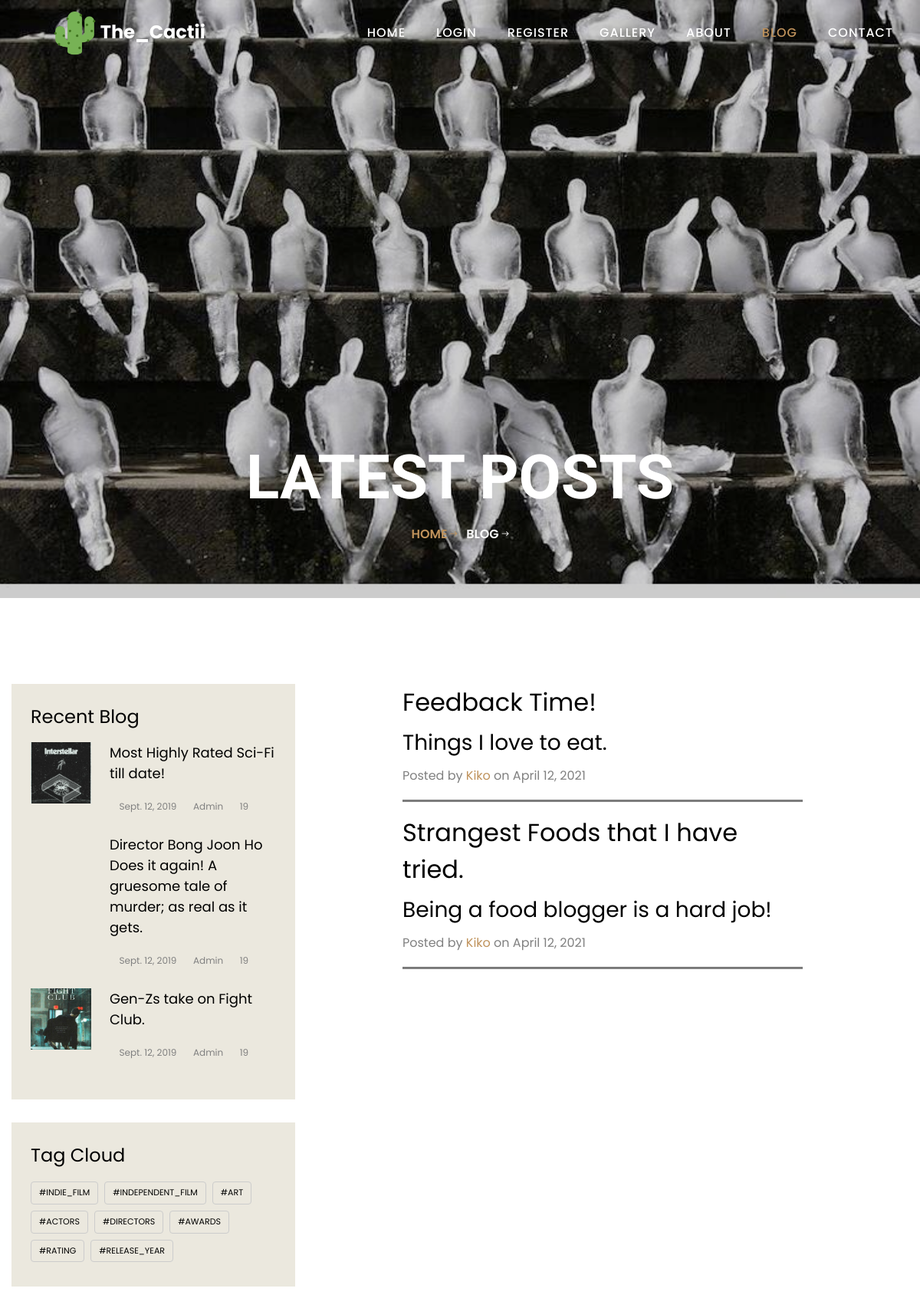
/blog, run on an earlier commit of the app's database.
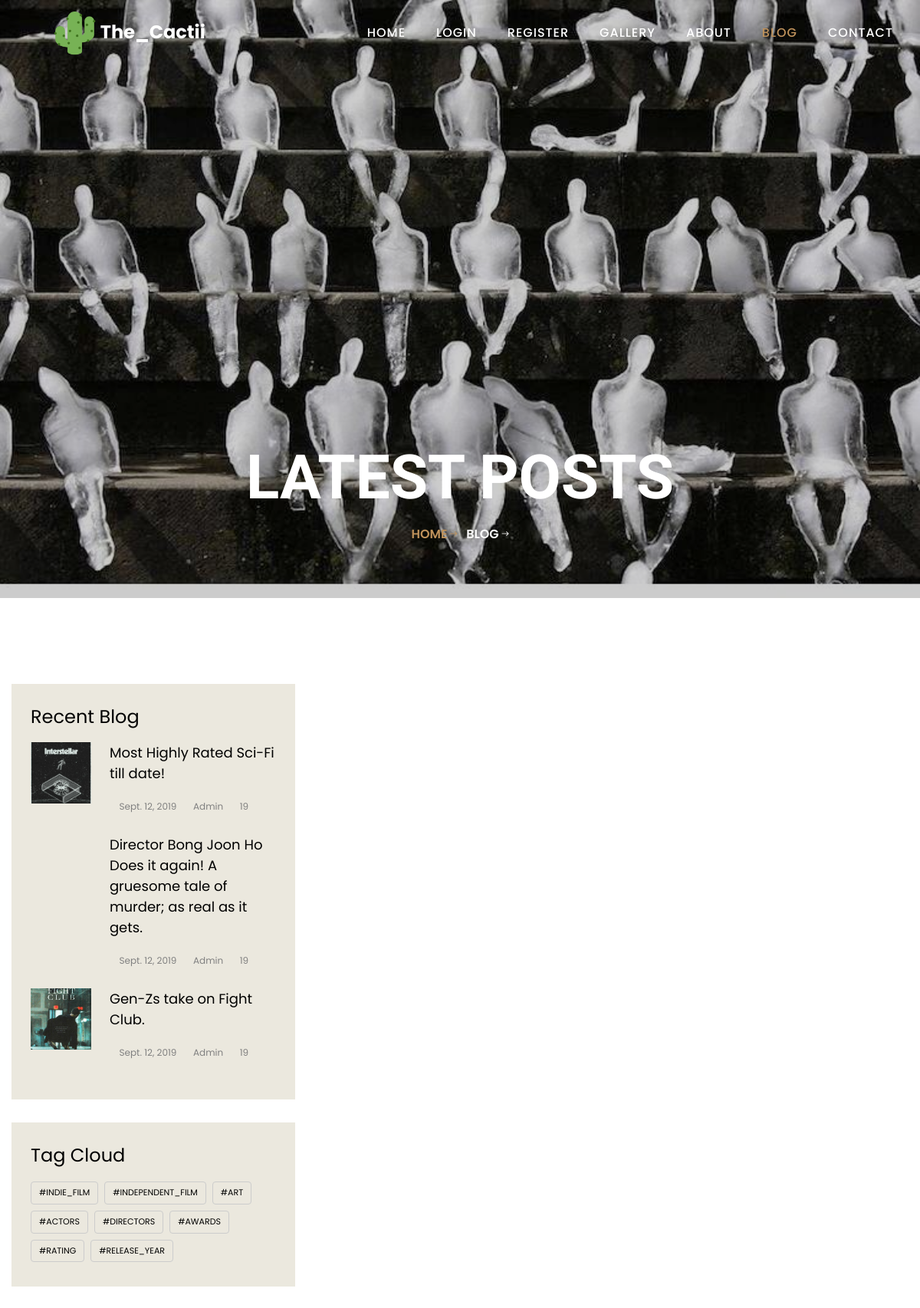
And on a later commit of the database.
### main.py (models this page shows)
class BlogPost(db.Model):
    __tablename__ = "blog_posts"
    id = db.Column(db.Integer, primary_key=True)
    author_id = db.Column(db.Integer, db.ForeignKey("users.id"))
    author = relationship("User", back_populates="posts")
    comments = relationship("Comment", back_populates="parent_post")
    title = db.Column(db.String(250), unique=True, nullable=False)
    subtitle = db.Column(db.String(250), nullable=False)
    date = db.Column(db.String(250), nullable=False)
    body = db.Column(db.Text, nullable=False)
    img_url = db.Column(db.String(250), nullable=False)

class User(UserMixin, db.Model):
    __tablename__ = "users"
    id = db.Column(db.Integer, primary_key=True)
    email = db.Column(db.String(100), unique=True)
    password = db.Column(db.String(100))
    name = db.Column(db.String(100))
    posts = relationship("BlogPost", back_populates="author")
    comments = relationship("Comment", back_populates="comment_author")

### main.py (the view)
@app.route('/blog')
def blog_page():
    posts = BlogPost.query.all()
    return render_template("blog.html", all_posts=posts, current_user=current_user)

### templates/blog.html (shortened to what this page needs)
<!DOCTYPE html>
<html lang="en">
<head>
  <link rel="stylesheet" href="static/css/open-iconic-bootstrap.min.css">
  <link rel="stylesheet" href="static/css/animate.css">
  <link rel="stylesheet" href="static/css/owl.carousel.min.css">
  <link rel="stylesheet" href="static/css/owl.theme.default.min.css">
  <link rel="stylesheet" href="static/css/magnific-popup.css">
  <link rel="stylesheet" href="static/css/aos.css">
  <link rel="stylesheet" href="static/css/ionicons.min.css">
  <link rel="stylesheet" href="static/css/bootstrap-datepicker.css">
  <link rel="stylesheet" href="static/css/jquery.timepicker.css">
  <link rel="stylesheet" href="static/css/flaticon.css">
  <link rel="stylesheet" href="static/css/icomoon.css">
  <link rel="stylesheet" href="static/css/style.css">
</head>
<body style="background-color: #FFFFFF;">
  <nav class="navbar navbar-expand-lg navbar-dark ftco_navbar bg-dark ftco-navbar-light" id="ftco-navbar">
    <div class="container">
      <a class="navbar-brand" href="/"><img src="static/images/cactus.png" width="17%" height="17%"> The_Cactii</a>
      <div class="collapse navbar-collapse" id="ftco-nav">
        <ul class="navbar-nav ml-auto">
          <li class="nav-item"><a href="/" class="nav-link">Home</a></li>
          {% if not current_user.is_authenticated: %}
          <li class="nav-item">
            <a class="nav-link" href="{{ url_for('login') }}">Login</a>
          </li>
          <li class="nav-item">
            <a class="nav-link" href="{{ url_for('register') }}">Register</a>
          </li>
          {% else: %}
          <li class="nav-item">
            <a class="nav-link" href="{{ url_for('logout') }}">Log Out</a>
          </li>
          {% endif %}
          <li class="nav-item"><a href="/gallery" class="nav-link">Gallery</a></li>
          <li class="nav-item"><a href="/about" class="nav-link">About</a></li>
          <li class="nav-item active"><a href="#" class="nav-link">Blog</a></li>
          <li class="nav-item"><a href="/contact" class="nav-link">Contact</a></li>
        </ul>
      </div>
    </div>
  </nav>
  <section class="hero-wrap hero-wrap-2" style="background-image: url(static/images/ind-bg.jfif);"
    data-stellar-background-ratio="0.5">
    <div class="overlay"></div>
    <div class="container">
      <div class="row no-gutters slider-text js-fullheight align-items-end justify-content-center">
        <div class="col-md-9 ftco-animate pb-5 text-center">
          <h2 class="mb-0 bread">Latest Posts</h2>
          <p class="breadcrumbs"><span class="mr-2"><a href="/">Home <i
                  class="ion-ios-arrow-round-forward"></i></a></span> <span>Blog <i
                class="ion-ios-arrow-round-forward"></i></span></p>
        </div>
      </div>
    </div>
  </section>
  <section class="ftco-section ftco-degree-bg ">
    <div class="container" style="float:right; width: 69%; padding-bottom: 14%">
      <div class="row">
        <div class="col-lg-8 col-md-10 mx-auto">
          {% for post in all_posts %}
          <div class="post-preview">
            <a href="{{ url_for('show_post', post_id=post.id) }}">
              <h2 class="post-title">
                {{post.title}}
              </h2>
              <h3 class="post-subtitle">
                {{post.subtitle}}
              </h3>
            </a>
            <p class="post-meta">Posted by
              <a href="#">{{post.author.name}}</a>
              on {{post.date}}
            </p>
          </div>
          <hr style="height:2px;color:gray;background-color:gray">
          {% endfor %}
        </div>
      </div>
    </div>
    <div class="col-lg-4 sidebar ftco-animate fadeInUp ftco-animated">
      <div class="sidebar-box bg-light ftco-animate fadeInUp ftco-animated">
        <h3 class="heading-2">Recent Blog</h3>
        <div class="block-21 mb-4 d-flex">
          <a class="blog-img mr-4" style="background-image: url(static/images/interstellar.jfif);"></a>
          <div class="text">
            <h3 class="heading-1"><a href="#">Most Highly Rated Sci-Fi till date!</a>
            </h3>
            <div class="meta">
              <div><a href="#"><span class="icon-calendar"></span> Sept. 12, 2019</a></div>
              <div><a href="#"><span class="icon-person"></span> Admin</a></div>
              <div><a href="#"><span class="icon-chat"></span> 19</a></div>
            </div>
          </div>
        </div>
        <div class="block-21 mb-4 d-flex">
          <a class="blog-img mr-4" style="background-image: url(static/images/memoir.png);"></a>
          <div class="text">
            <h3 class="heading-1"><a href="#">Director Bong Joon Ho Does it again! A gruesome tale of murder; as real as
                it gets.</a>
            </h3>
            <div class="meta">
              <div><a href="#"><span class="icon-calendar"></span> Sept. 12, 2019</a></div>
              <div><a href="#"><span class="icon-person"></span> Admin</a></div>
              <div><a href="#"><span class="icon-chat"></span> 19</a></div>
            </div>
          </div>
        </div>
        <div class="block-21 mb-4 d-flex">
          <a class="blog-img mr-4" style="background-image: url(static/images/fight.jfif);"></a>
          <div class="text">
            <h3 class="heading-1"><a href="#">Gen-Zs take on Fight Club.</a>
            </h3>
            <div class="meta">
              <div><a href="#"><span class="icon-calendar"></span> Sept. 12, 2019</a></div>
              <div><a href="#"><span class="icon-person"></span> Admin</a></div>
              <div><a href="#"><span class="icon-chat"></span> 19</a></div>
            </div>
          </div>
        </div>
      </div>
      <div class="sidebar-box bg-light ftco-animate fadeInUp ftco-animated">
        <h3 class="heading-2">Tag Cloud</h3>
        <div class="tagcloud">
          <a href="#" class="tag-cloud-link">#indie_film</a>
          <a href="#" class="tag-cloud-link">#independent_film</a>
          <a href="#" class="tag-cloud-link">#art</a>
          <a href="#" class="tag-cloud-link">#actors</a>
          <a href="#" class="tag-cloud-link">#directors</a>
          <a href="#" class="tag-cloud-link">#awards</a>
          <a href="#" class="tag-cloud-link">#rating</a>
          <a href="#" class="tag-cloud-link">#release_year</a>
        </div>
      </div>
    </div>
  </section>
</body>
</html>

### static/css/icomoon.css (style rules this page uses)
[class^="icon-"], [class*=" icon-"] { font-family: 'icomoon' !important; speak: none; font-style: normal; font-weight: normal; font-variant: normal; text-transform: none; line-height: 1; -webkit-font-smoothing: antialiased; -moz-osx-font-smoothing: grayscale; }
.icon-calendar:before { content: "\f073"; }
.icon-chat:before { content: "\e0b7"; }
.icon-person:before { content: "\e7fd"; }

What changed in the data, as far as the page shows it:
removed BlogPost: title "Feedback Time!", subtitle "Things I love to eat.", author.name "Kiko", date "April 12, 2021"
removed BlogPost: title "Strangest Foods that I have tried.", subtitle "Being a food blogger is a hard job!", author.name "Kiko", date "April 12, 2021"
